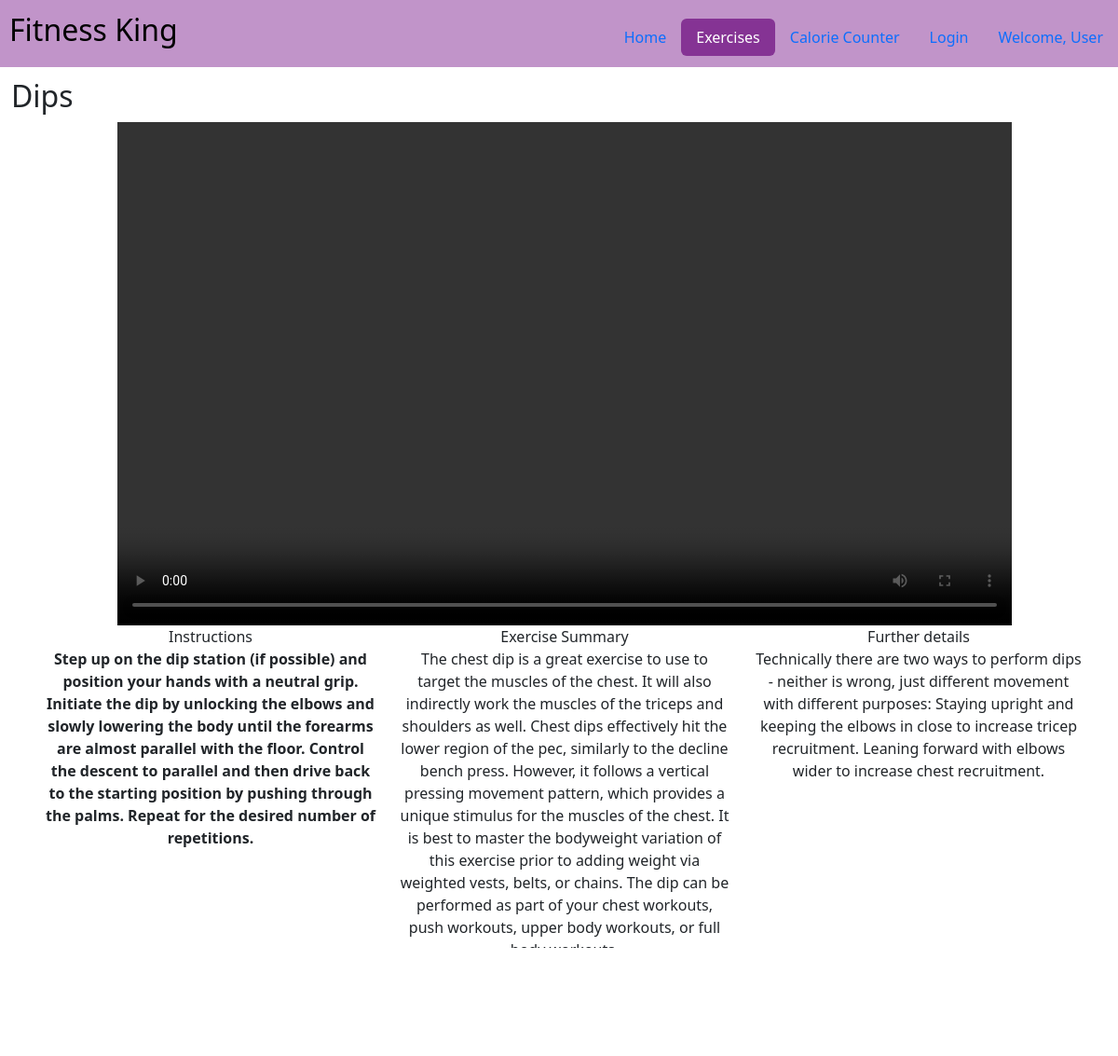
Screenshot of /ExerciseDetails.php?ID=1 with the database file from the repository.
### tables this page shows
CREATE TABLE `exercises` (
  `ID` int(11) NOT NULL,
  `exercise_name` varchar(50) NOT NULL,
  `instructions` varchar(1000) NOT NULL,
  `summary` varchar(1000) NOT NULL,
  `furtherInformation` varchar(1000) NOT NULL,
  `video_link` varchar(500) NOT NULL,
  `type` varchar(100) NOT NULL,
  `time` int(100) NOT NULL,
  `calories` int(100) NOT NULL
);

### HTML/ExerciseDetails.php (the view, shortened to what this page needs)
<?php
include "config.php";
$ID = $_GET["ID"];
$sql = "SELECT * FROM exercises WHERE ID = '". $ID . "' ";
$result = mysqli_query($con, $sql);
?>
<html>
<link href="https://cdn.jsdelivr.net/npm/bootstrap@5.3.0-alpha1/dist/css/bootstrap.min.css" rel="stylesheet">
<head>
<nav class="navbar navbar-expand-lg" style="background-color: #C194C9;">
        <a class="navbar-brand" style="font-size:20px; padding-left:10px;"><h2>Fitness King</h2></a>
    <div class="navbar-collapse" id="navbarSupportedContent">
      <ul class="nav nav-pills ms-auto" style="padding-top:0.75%">
				<li class="nav-item"><a class="nav-link" href="Index.php">Home</a></li>
				<li class="nav-item"><a class="nav-link active" style="background-color: #853394; border-color:#853394;" href="Exercises.php">Exercises</a></li>
                <li class="nav-item"><a class="nav-link" href="Calories.php">Calorie Counter</a></li>
                <li><?php
                if(!empty($_SESSION["username"]))
                {
                    echo '<li class="nav-item"><a class="nav-link" href="index.php?Logout=" name="Logout" id="Logout">Logout</a></li>';
                }
                else
                {
                    echo '<li class="nav-item"><a class="nav-link" href="login.php">Login</a></li>';
                }
                ?></a></li>
<li class="nav-item"><a class="nav-link" class="user" href="Routines.php">
            Welcome, <?php if(isset($_SESSION['username'])){echo $_SESSION['username'];}
                else echo "User"?>
        </div></a></li>
</nav>
</head>
<body>
<div style='padding-left:1%'>
<?php
if (mysqli_num_rows($result) > 0){
while ($row=mysqli_fetch_assoc($result)){
echo"<div class='col-auto'><h2 style='padding-top:1%;'>" . $row["exercise_name"] . "</h2></div>" .
	"<div class='row justify-content-center'><div class='col-auto'>
	<video width='960' height='540' controls>
		<source src= videos-images/". $row["video_link"] ." type='video/mp4'>
	</video></div></div>" .
	"<div class='container text-center'>
	<div class='row justify-content-evenly'>
	<div class='col-4'<p>Instructions" ."<br><b>". $row["instructions"] . "</b></div>" .
	"<div class='col-4'<p>Exercise Summary" ."<br>". $row["summary"]  . "</div>" .
	"<div class='col-4'<p>Further details" . "<br>" . $row["furtherInformation"] . "</div></div><br>" .
	"<button class='btn btn-primary' style='background-color: #853394; border-color:#853394;' onclick=document.location='Exercises.php'>Back</button>" . "</div>";
}
}
else{
echo "0 results";
}
?>
</div>
</body>
<footer style="position: relative; left: 0; bottom: 0; width: 100%; text-align: center;">
    <p>Fitness King © 2023 All Rights Reserved</p>
</footer>
</html>

### rows the page displays
exercises: exercise_name "Dips", instructions "Step up on the dip station (if possible) and position your hands with a neutral grip. Initiate the dip by unlocking the elbows and slowly lowering the body until the forearms are almost parallel with the floor. Control the descent to parallel and then drive back to the starting position by pushing through the palms. Repeat for the desired number of repetitions.", summary "The chest dip is a great exercise to use to target the muscles of the chest. It will also indirectly work the muscles of the triceps and shoulders as well. Chest dips effectively hit the lower region of the pec, similarly to the decline bench press. However, it follows a vertical pressing movement pattern, which provides a unique stimulus for the muscles of the chest. It is best to master the bodyweight variation of this exercise prior to adding weight via weighted vests, belts, or chains. The dip can be performed as part of your chest workouts, push workouts, upper body workouts, or full body workouts.", furtherInformation "Technically there are two ways to perform dips - neither is wrong, just different movement with different purposes: Staying upright and keeping the elbows in close to increase tricep recruitment. Leaning forward with elbows wider to increase chest recruitment."
